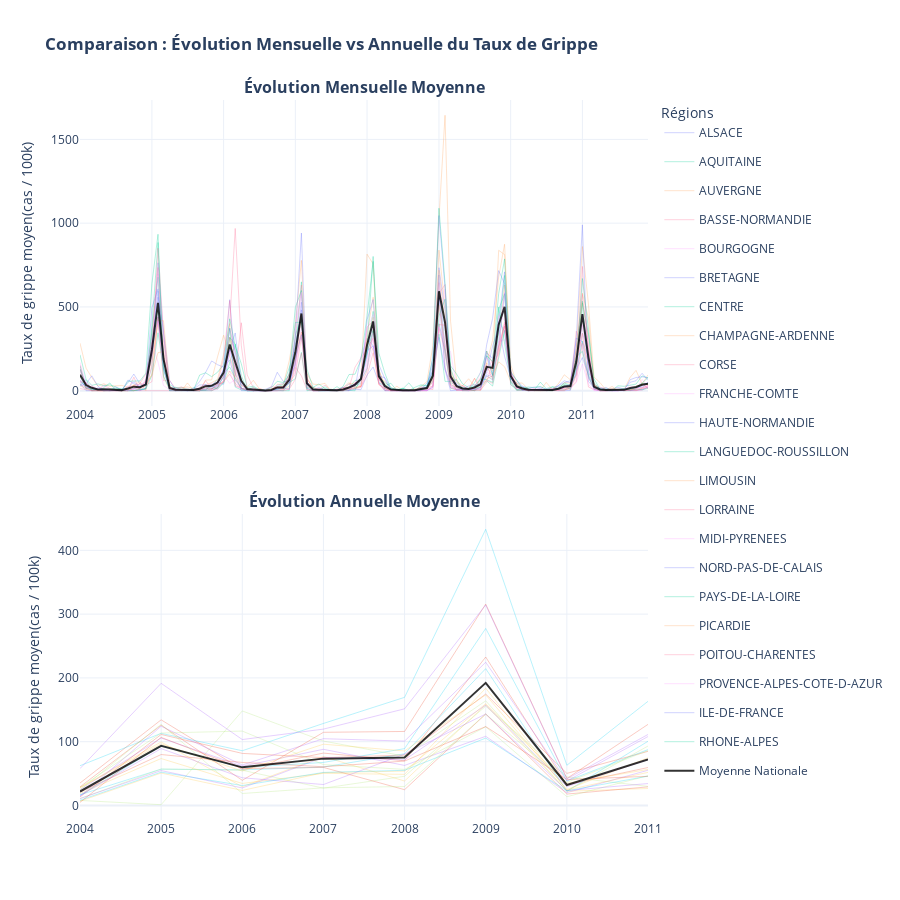

The code cell stored with this chart in its notebook:
### Code cell
# Graphique comparatif : Agrégation Mensuelle vs Annuelle
# Agrégation Mensuelle
df['month_date'] = df['week_date'].dt.to_period('M').dt.to_timestamp()
df_month = df.groupby(['region_name', 'month_date'])['TauxGrippe'].mean().reset_index()
national_mean_month = df_month.groupby('month_date')['TauxGrippe'].mean().reset_index()
# Agrégation Annuelle
df_year = df.groupby(['region_name', 'year'])['TauxGrippe'].mean().reset_index()
national_mean_year = df_year.groupby('year')['TauxGrippe'].mean().reset_index()

fig = make_subplots(
    rows=2, cols=1,
    subplot_titles=("<b>Évolution Mensuelle Moyenne</b>", "<b>Évolution Annuelle Moyenne</b>"),
    vertical_spacing=0.15
)

regions = df['region_name'].unique()
for region in regions:
    # Données mensuelles
    region_data_m = df_month[df_month['region_name'] == region]
    # Données annuelles
    region_data_y = df_year[df_year['region_name'] == region]
    # Trace Mensuelle (Haut)
    fig.add_trace(go.Scatter(
        x=region_data_m['month_date'],
        y=region_data_m['TauxGrippe'],
        mode='lines',
        name=region,
        opacity=0.3,
        line=dict(width=1),
        legendgroup=region,  # Lie les légendes haut/bas
        showlegend=True      # Affiche la légende une seule fois
    ), row=1, col=1)
    # Trace Annuelle (Bas)
    fig.add_trace(go.Scatter(
        x=region_data_y['year'],
        y=region_data_y['TauxGrippe'],
        mode='lines',
        name=region,
        opacity=0.3,
        line=dict(width=1),
        legendgroup=region,
        showlegend=False     # Masque la légende (déjà affichée par le graphe du haut)
    ), row=2, col=1)
# Moyenne Mensuelle
fig.add_trace(go.Scatter(
    x=national_mean_month['month_date'],
    y=national_mean_month['TauxGrippe'],
    mode='lines',
    name='Moyenne Nationale',
    line=dict(color='black', width=2),
    opacity=0.8,
    legendgroup='Moyenne Nationale'
), row=1, col=1)
# Moyenne Annuelle
fig.add_trace(go.Scatter(
    x=national_mean_year['year'],
    y=national_mean_year['TauxGrippe'],
    mode='lines',
    name='Moyenne Nationale',
    line=dict(color='black', width=2),
    opacity=0.8,
    legendgroup='Moyenne Nationale',
    showlegend=False
), row=2, col=1)

fig.update_layout(
    title='<b>Comparaison : Évolution Mensuelle vs Annuelle du Taux de Grippe</b>',
    template='plotly_white',
    hovermode='x unified',
    height=900,  # Augmenté pour bien voir les deux graphes
    legend_title="Régions"
)
# Ajout des labels d'axes
fig.update_yaxes(title_text="Taux de grippe moyen(cas / 100k)", row=1, col=1)
fig.update_yaxes(title_text="Taux de grippe moyen(cas / 100k)", row=2, col=1)

fig.show()
